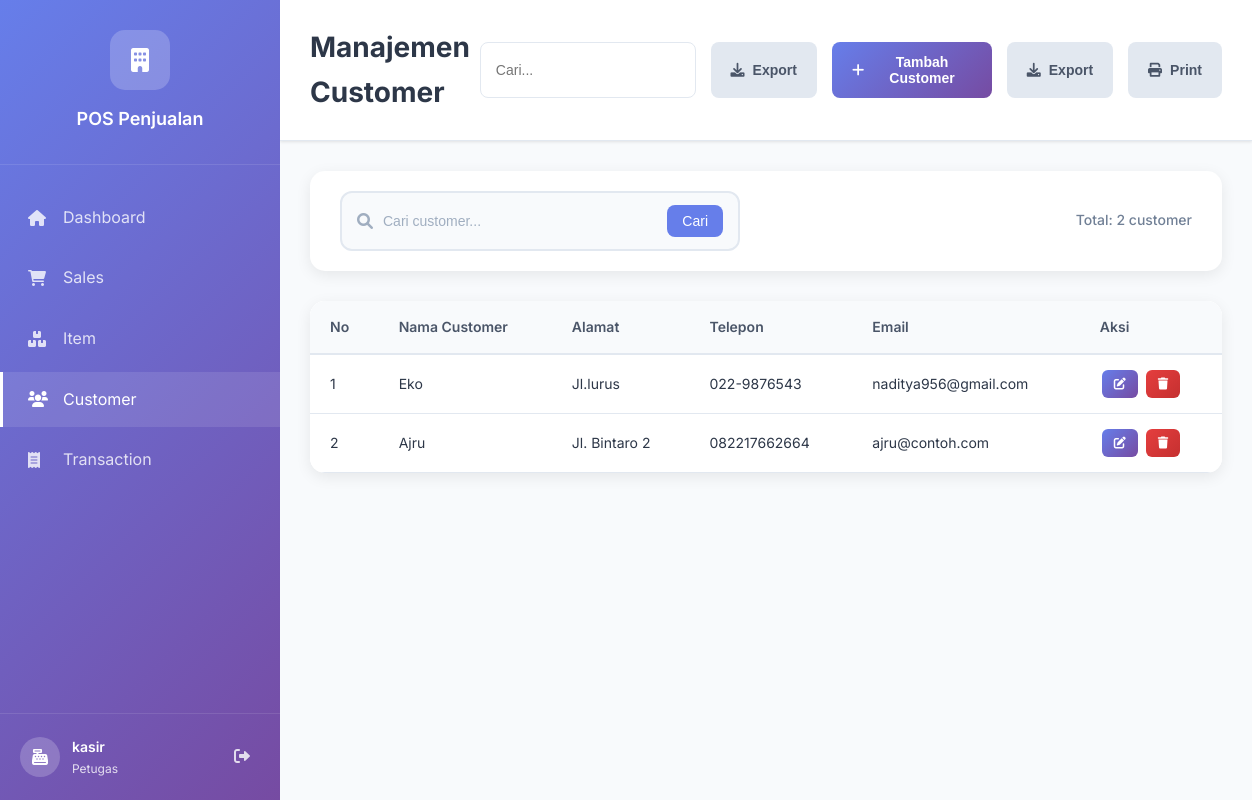
Screenshot of /pointofsales/customers.php (signed in) with the database file from the repository.
### tables this page shows
CREATE TABLE `petugas` (
  `id_user` int(10) UNSIGNED NOT NULL,
  `nama_user` varchar(100) NOT NULL,
  `username` varchar(64) NOT NULL,
  `password` varchar(255) NOT NULL,
  `level` tinyint(3) UNSIGNED NOT NULL
);

CREATE TABLE `customer` (
  `id_customer` int(10) UNSIGNED NOT NULL,
  `nama_customer` varchar(150) NOT NULL,
  `alamat` text DEFAULT NULL,
  `telp` varchar(50) DEFAULT NULL,
  `fax` varchar(50) DEFAULT NULL,
  `email` varchar(150) DEFAULT NULL
);

### pointofsales/includes/access_control.php (called while the page is built, shortened)
<?php
function hasAccess($requiredLevel) {
    $userLevel = (int)$_SESSION['level'];
    return $userLevel >= $requiredLevel;
}
function getUserRole() {
    $level = (int)$_SESSION['level'];
    switch ($level) {
        case ACCESS_KASIR:
            return ROLE_KASIR;
    }
}
function getUserRoleIcon() {
    $level = (int)$_SESSION['level'];
    switch ($level) {
        case ACCESS_KASIR:
            return 'fas fa-cash-register';
    }
}
function getAccessiblePages() {
    $allPages = [
        'dashboard.php' => ['name' => 'Dashboard', 'icon' => 'fas fa-home', 'level' => ACCESS_KASIR],
        'sales.php' => ['name' => 'Sales', 'icon' => 'fas fa-shopping-cart', 'level' => ACCESS_KASIR],
        'items.php' => ['name' => 'Item', 'icon' => 'fas fa-boxes', 'level' => ACCESS_KASIR],
        'customers.php' => ['name' => 'Customer', 'icon' => 'fas fa-users', 'level' => ACCESS_KASIR],
        'transactions.php' => ['name' => 'Transaction', 'icon' => 'fas fa-receipt', 'level' => ACCESS_KASIR],
        'reports.php' => ['name' => 'Laporan', 'icon' => 'fas fa-chart-bar', 'level' => ACCESS_MANAGER],
        'users.php' => ['name' => 'Pengguna', 'icon' => 'fas fa-user-cog', 'level' => ACCESS_ADMIN],
    ];
    $accessiblePages = [];
    foreach ($allPages as $page => $info) {
        if (hasAccess($info['level'])) {
            $accessiblePages[$page] = $info;
        }
    }
    return $accessiblePages;
}
?>

### pointofsales/classes/Customer.php (called while the page is built, shortened)
<?php
class Customer {
    private $pdo;
    public function __construct($database) {
        $this->pdo = $database;
    }
    public function readAll($search = '', $limit = 10, $offset = 0) {
        try {
            $whereClause = '';
            $params = [];
            $sql = "SELECT * FROM customer $whereClause ORDER BY id_customer DESC LIMIT " . (int)$limit . " OFFSET " . (int)$offset;
            $stmt = $this->pdo->prepare($sql);
            $stmt->execute($params);
            $result = $stmt->fetchAll(PDO::FETCH_ASSOC);
            return $result;
        } catch (PDOException $e) {
            return [
                'error' => true,
                'message' => 'Error: ' . $e->getMessage()
            ];
        }
    }
    public function getTotalCount($search = '') {
        try {
            $whereClause = '';
            $params = [];
            $sql = "SELECT COUNT(*) as total FROM customer $whereClause";
            $stmt = $this->pdo->prepare($sql);
            $stmt->execute($params);
            $result = $stmt->fetch(PDO::FETCH_ASSOC);
            return $result['total'];
        } catch (PDOException $e) {
            return 0;
        }
    }
}
?>

### pointofsales/customers.php (the view, shortened to what this page needs)
<?php
require_once 'classes/Customer.php';
require_once 'includes/access_control.php';
try {
    $database = new PDO("mysql:host=" . DB_HOST . ";dbname=" . DB_NAME . ";charset=" . DB_CHARSET, DB_USER, DB_PASS);
    $database->setAttribute(PDO::ATTR_ERRMODE, PDO::ERRMODE_EXCEPTION);
    $database->setAttribute(PDO::ATTR_DEFAULT_FETCH_MODE, PDO::FETCH_ASSOC);
} catch (PDOException $e) {
    die("Database connection failed: " . $e->getMessage());
}
$customerObj = new Customer($database);
$search = $_GET['search'] ?? '';
$page = max(1, (int)($_GET['page'] ?? 1));
$limit = 10;
$offset = ($page - 1) * $limit;
$customers = $customerObj->readAll($search, $limit, $offset);
$totalCount = $customerObj->getTotalCount($search);
$user_id = $_SESSION['user_id'];
$user_type = $_SESSION['user_type'];
if ($user_type === 'petugas') {
    $stmt = $database->prepare("
        SELECT p.*, l.level as role_name
        FROM petugas p
        LEFT JOIN level l ON p.level = l.id_level
        WHERE p.id_user = ?
    ");
}
$stmt->execute([$user_id]);
$user = $stmt->fetch();
?>
<!DOCTYPE html>
<html lang="id">
<head>
    <link rel="stylesheet" href="assets/css/dashboard.css">
    <link rel="stylesheet" href="assets/css/customer.css">
    <link href="https://cdnjs.cloudflare.com/ajax/libs/font-awesome/6.0.0/css/all.min.css" rel="stylesheet">
</head>
<body>
    <div class="dashboard-container">
        <nav class="sidebar">
            <div class="sidebar-header">
                <div class="logo">
                    <i class="fas fa-building"></i>
                </div>
                <h2>POS Penjualan</h2>
            </div>
            <ul class="sidebar-menu">
                <?php
                $accessiblePages = getAccessiblePages();
                foreach ($accessiblePages as $page => $info):
                ?>
                <li <?php echo ($page === 'customers.php') ? 'class="active"' : ''; ?>>
                    <a href="<?php echo $page; ?>">
                        <i class="<?php echo $info['icon']; ?>"></i>
                        <span><?php echo $info['name']; ?></span>
                    </a>
                </li>
                <?php endforeach; ?>
            </ul>
            <div class="sidebar-footer">
                <div class="user-info">
                    <div class="user-avatar">
                        <i class="<?php echo getUserRoleIcon(); ?>"></i>
                    </div>
                    <div class="user-details">
                        <span class="user-name"><?php echo htmlspecialchars($user['nama_user']); ?></span>
                        <span class="user-role"><?php echo getUserRole(); ?></span>
                    </div>
                </div>
                <a href="logout.php" class="logout-btn">
                    <i class="fas fa-sign-out-alt"></i>
                </a>
            </div>
        </nav>
        <main class="main-content">
            <header class="header">
                <h1>Manajemen Customer</h1>
                <div class="header-actions">
                    <button class="btn btn-secondary" onclick="exportData()">
                        <i class="fas fa-download"></i>
                        Export
                    </button>
                    <button class="btn btn-primary" onclick="openAddModal()">
                        <i class="fas fa-plus"></i>
                        Tambah Customer
                    </button>
                </div>
            </header>
            <div class="search-section">
                <div class="search-box">
                    <i class="fas fa-search"></i>
                    <input type="text" id="searchInput" placeholder="Cari customer..." value="<?php echo htmlspecialchars($search); ?>">
                    <button onclick="searchCustomers()">Cari</button>
                </div>
                <div class="filter-options">
                    <span class="results-count">Total: <?php echo $totalCount; ?> customer</span>
                </div>
            </div>
            <div class="content-section">
                <div class="table-container">
                    <table class="data-table" id="customersTable">
                        <thead>
                            <tr>
                                <th>No</th>
                                <th>Nama Customer</th>
                                <th>Alamat</th>
                                <th>Telepon</th>
                                <th>Email</th>
                                <th>Aksi</th>
                            </tr>
                        </thead>
                        <tbody id="customersTableBody">
                            <?php if (is_array($customers) && !empty($customers)): ?>
                                <?php foreach ($customers as $index => $customer): ?>
                                <tr data-id="<?php echo $customer['id_customer']; ?>">
                                    <td><?php echo (int)$offset + (int)$index + 1; ?></td>
                                    <td><?php echo htmlspecialchars($customer['nama_customer']); ?></td>
                                    <td><?php echo htmlspecialchars($customer['alamat'] ?? '-'); ?></td>
                                    <td><?php echo htmlspecialchars($customer['telp'] ?? '-'); ?></td>
                                    <td><?php echo htmlspecialchars($customer['email'] ?? '-'); ?></td>
                                    <td>
                                        <button class="btn btn-sm btn-primary" onclick="editCustomer(<?php echo $customer['id_customer']; ?>)">
                                            <i class="fas fa-edit"></i>
                                        </button>
                                        <button class="btn btn-sm btn-danger" onclick="deleteCustomer(<?php echo $customer['id_customer']; ?>, '<?php echo htmlspecialchars($customer['nama_customer']); ?>')">
                                            <i class="fas fa-trash"></i>
                                        </button>
                                    </td>
                                </tr>
                                <?php endforeach; ?>
                            <?php else: ?>
                                <tr>
                                    <td colspan="6" class="text-center">Tidak ada data customer</td>
                                </tr>
                            <?php endif; ?>
                        </tbody>
                    </table>
                </div>
            </div>
        </main>
    </div>
</body>
</html>

### pointofsales/assets/css/dashboard.css (style rules this page uses)
* { margin: 0; padding: 0; box-sizing: border-box; }
body { font-family: 'Inter', -apple-system, BlinkMacSystemFont, 'Segoe UI', Roboto, sans-serif; background: #f8fafc; color: #2d3748; line-height: 1.6; }
.dashboard-container { display: flex; min-height: 100vh; }
.sidebar { width: 280px; background: linear-gradient(135deg, #667eea 0%, #764ba2 100%); color: white; position: fixed; height: 100vh; overflow-y: auto; z-index: 1000; }
.sidebar-header { padding: 30px 20px; text-align: center; border-bottom: 1px solid rgba(255, 255, 255, 0.1); }
.sidebar-header .logo { width: 60px; height: 60px; background: rgba(255, 255, 255, 0.2); border-radius: 15px; display: flex; align-items: center; justify-content: center; margin: 0 auto 15px; font-size: 24px; }
.sidebar-header h2 { font-size: 18px; font-weight: 600; margin: 0; }
.sidebar-menu { list-style: none; padding: 20px 0; }
.sidebar-menu li { margin: 5px 0; }
.sidebar-menu a { display: flex; align-items: center; padding: 15px 25px; color: rgba(255, 255, 255, 0.8); text-decoration: none; transition: all 0.3s ease; border-left: 3px solid transparent; }
.sidebar-menu a:hover, .sidebar-menu li.active a { background: rgba(255, 255, 255, 0.1); color: white; border-left-color: white; }
.sidebar-menu a i { width: 20px; margin-right: 15px; font-size: 16px; }
.sidebar-footer { position: absolute; bottom: 0; left: 0; right: 0; padding: 20px; border-top: 1px solid rgba(255, 255, 255, 0.1); display: flex; align-items: center; justify-content: space-between; }
.user-info { display: flex; align-items: center; flex: 1; }
.user-avatar { width: 40px; height: 40px; background: rgba(255, 255, 255, 0.2); border-radius: 50%; display: flex; align-items: center; justify-content: center; margin-right: 12px; }
.user-details { display: flex; flex-direction: column; }
.user-name { font-weight: 600; font-size: 14px; }
.user-role { font-size: 12px; opacity: 0.8; }
.logout-btn { color: rgba(255, 255, 255, 0.8); padding: 10px; border-radius: 8px; transition: all 0.3s ease; }
.main-content { flex: 1; margin-left: 280px; padding: 0; }
.header { background: white; padding: 25px 30px; border-bottom: 1px solid #e2e8f0; display: flex; align-items: center; justify-content: space-between; box-shadow: 0 1px 3px rgba(0, 0, 0, 0.1); }
.header h1 { font-size: 28px; font-weight: 700; color: #2d3748; }
.header-actions { display: flex; gap: 15px; }
.btn { padding: 12px 20px; border: none; border-radius: 8px; font-size: 14px; font-weight: 600; cursor: pointer; transition: all 0.3s ease; display: inline-flex; align-items: center; gap: 8px; text-decoration: none; }
.btn-primary { background: linear-gradient(135deg, #667eea, #764ba2); color: white; }
.content-section { margin: 30px; background: white; border-radius: 15px; box-shadow: 0 4px 15px rgba(0, 0, 0, 0.08); overflow: hidden; }
.table-container { overflow-x: auto; }
.data-table { width: 100%; border-collapse: collapse; }
.data-table th, .data-table td { padding: 15px 30px; text-align: left; border-bottom: 1px solid #e2e8f0; }
.data-table th { background: #f8fafc; font-weight: 600; color: #4a5568; font-size: 14px; }
.data-table td { color: #2d3748; font-size: 14px; }
.stat-card, .content-section { animation: fadeInUp 0.6s ease-out forwards; }

### rows the page displays
petugas: nama_user "kasir"
customer: index "1", nama_customer "Eko", alamat "Jl.lurus", telp "022-9876543", email "naditya956@gmail.com"
customer: index "2", nama_customer "Ajru", alamat "Jl. Bintaro 2", telp "082217662664", email "ajru@contoh.com"

### other values shown
$info['name'] "Dashboard"
$info['name'] "Sales"
$info['name'] "Item"
$info['name'] "Customer"
$info['name'] "Transaction"
getUserRole() "Petugas"
$totalCount "2"
